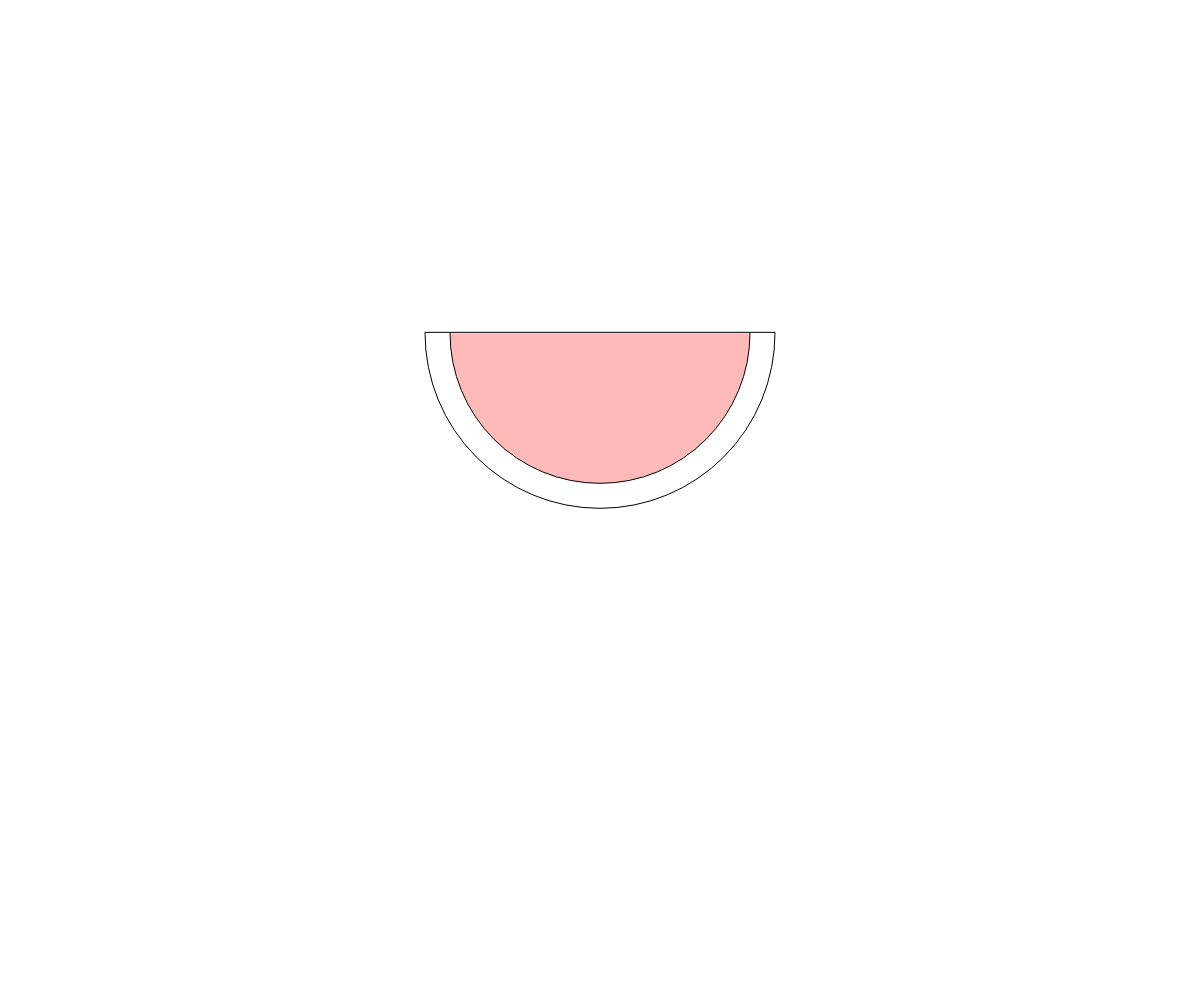
Frame 1 (no input)
Frame 60 (no input): identical to frame 1, image omitted
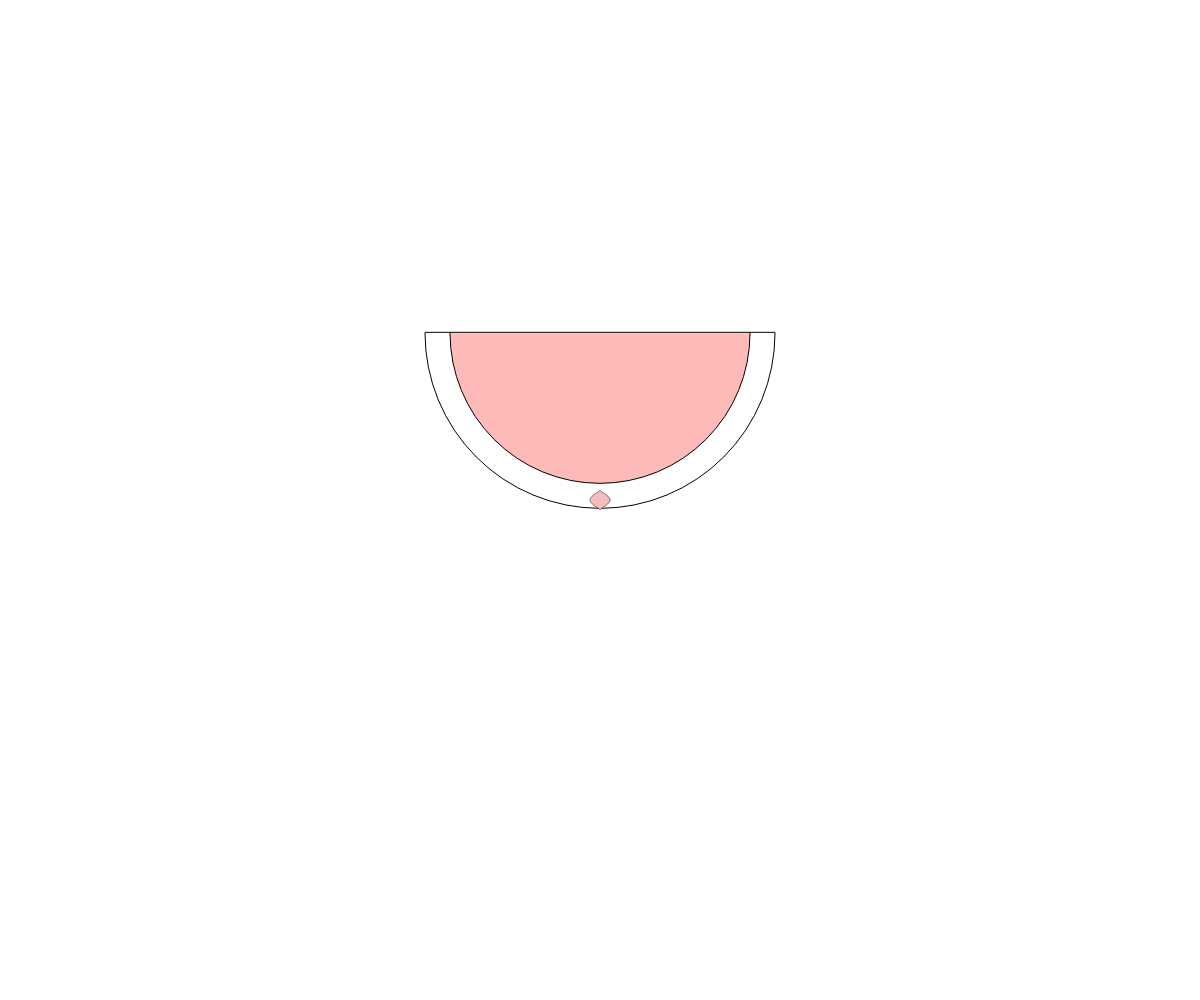
Frame 120 (the mouse pressed at the canvas centre since frame 60)

The p5.js sketch that drew these frames (run headless with seeded random() and noise() and a simulated clock; from frame 60 on, the mouse is pressed at the canvas centre):

// p5.js sketch
// ── sketch.js
var melonCenterX = window.innerWidth/2;
var melonCenterY = window.innerHeight/3;
var pulp = 300;
var skin = 350;
var red;



function setup() {
  background(255, 255, 255);
  createCanvas(window.innerWidth, window.innerHeight);
  
  

  fill(255, 255, 255);
  stroke(0);
  line(melonCenterX-skin/2,melonCenterY-1,melonCenterX+skin/2,melonCenterY-1);
  arc(melonCenterX, melonCenterY, skin, skin, 0, PI);

  red = 250;
  fill(red, 0, 0,70);
  stroke(0);
  arc(melonCenterX, melonCenterY, pulp, pulp, 0, PI);
}

function draw() {}

function mousePressed() {

  var allowedMouseXL = melonCenterX - pulp / 2;
  var melonR = pulp / 2
  var yOnCircle = sqrt(abs(sq(mouseX - melonCenterX) - sq(melonR))) + melonCenterY;


  if ((mouseX > allowedMouseXL + 5 && mouseX <= melonCenterX + pulp / 2 - 5) && (mouseY > melonCenterY + 10 && mouseY < yOnCircle - 10)) {
    fill(0, 0, 0);
    stroke(255);
    strokeWeight(2);
    shape();
  } else {
    fill(244, 188, 188);
    stroke(0);
    strokeWeight(0.5);
    shape();
  }

  function shape() {
    beginShape();
    for (var a = 0; a < TWO_PI; a += 0.05) {
      var r = 10;
      var x = mouseX + r * pow(cos(a), 3);
      var y = mouseY + r * sin(a);
      vertex(x, y);
    }
    endShape();
  }
}
